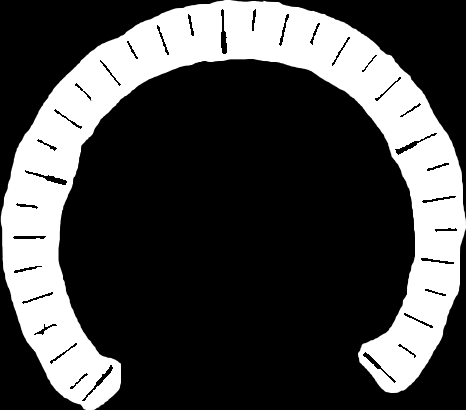
#> input picture scales/1.2.png, 466 x 410 px; its folder holds only this picture in this run
$ python 'fitting center.py'
#> lines starting #> are read from the running program, lines starting #| are printed output that depends on the picture; after the words box and inside, x2 and y2 are one past the last pixel; in counts of white or black regions, pixels touching at a corner belong together
#> in centerFitting, image is the input picture: shape (410, 466); min 0, max 255, mean 70.8
'''
鲁棒性好
'''
import cv2
import os
import numpy as np
import matplotlib.pyplot as plt
import math
import scipy.stats as ss


#  求两点的距离
def p2p_distance(p1, p2):
    d = math.sqrt(math.pow(p1[0] - p2[0], 2) + math.pow(p1[1] - p2[1], 2))
    return d

#  求直线交点
def l2l_crossPoints(line1, line2):  # 计算交点函数
    #是否存在交点
    a,b=line1
    a.extend(b)
    line1=a
    a, b = line2
    a.extend(b)
    line2=a

    point_is_exist=False
    x=0
    y=0
    x1 = line1[0]  # 取四点坐标
    y1 = line1[1]
    x2 = line1[2]
    y2 = line1[3]

    x3 = line2[0]
    y3 = line2[1]
    x4 = line2[2]
    y4 = line2[3]

    if (x2 - x1) == 0:
        k1 = None
    else:
        k1 = (y2 - y1) * 1.0 / (x2 - x1)  # 计算k1,由于点均为整数，需要进行浮点数转化
        b1 = y1 * 1.0 - x1 * k1 * 1.0  # 整型转浮点型是关键

    if (x4 - x3) == 0:  # L2直线斜率不存在操作
        k2 = None
        b2 = 0
    else:
        k2 = (y4 - y3) * 1.0 / (x4 - x3)  # 斜率存在操作
        b2 = y3 * 1.0 - x3 * k2 * 1.0

    if k1 is None:
        if not k2 is None:
            x = x1
            y = k2 * x1 + b2
            point_is_exist=True
    elif k2 is None:
        x=x3
        y=k1*x3+b1
    elif not k2==k1:
        x = (b2 - b1) * 1.0 / (k1 - k2)
        y = k1 * x * 1.0 + b1 * 1.0
        point_is_exist=True

    return point_is_exist,[x, y]#---用于输出查看详情

#  点到直线的距离
def p2l_distance(p, l):
    pointX = p[0]
    pointY = p[1]
    lineX1 = l[0]
    lineY1 = l[1]
    lineX2 = l[2]
    lineY2 = l[3]

    a = lineY2 - lineY1
    b = lineX1 - lineX2
    c = lineX2 * lineY1 - lineX1 * lineY2
    dis = (math.fabs(a * pointX + b * pointY + c)) / (math.pow(a * a + b * b, 0.5))
    return dis

# 求众数
def seeking_modeNumber(nums):#-----输入list
    #统计每个数出现的次数
    counts = np.bincount(nums)#输出索引的个数,从零开始
    # 返回出现次数最多的数
    mode=0
    if len(counts):
        m = np.argmax(counts)#索引值对应目标值，索引的个数对应目标的频数
        mode=m  #None会直接返回，为避免None的返回，要通过赋值解决。None便是空，不被赋值
    return mode

def fitting_1center(image):
    # #1.寻找轮廓
    contours, hierarchy = cv2.findContours(image, cv2.RETR_LIST, cv2.CHAIN_APPROX_NONE)
#> contours = 36 contours; largest, box (x1, y1, x2, y2) and area: (0, 0, 466, 410) 55620, (220, 8, 228, 55) 212, (24, 169, 68, 186) 202, (394, 132, 438, 156) 190, (81, 364, 114, 402) 178
    if image is None:
        print('拟合输入为空')
    image = cv2.cvtColor(image, cv2.COLOR_GRAY2BGR)
    img_h, img_w, img_c = image.shape
#> img_h = 410; img_w = 466; img_c = 3
    image_center = (img_w / 2, img_h / 2)
#> image_center = (233, 205)

    # [7 lines of commented-out code are left out]
    lines = []   #********************************************求刻度线
    for contour in contours:
        # 计算旋转矩形
        rect = cv2.minAreaRect(contour)  # 返回：中心(x,y)，(宽度，高度)，旋转角度

        if rect[1][0] != 0 or rect[1][1] != 0:
            rect_w = max(rect[1])
            rect_h = min(rect[1])

        rect_center = rect[0]  # -范围在[-90,0],大小为逆时针旋转到X轴的角度大小
        rect_angle = rect[2]
        box = cv2.boxPoints(rect)  # 返回：四个点
        box = np.int0(box)  # 化为整数

        # [7 lines of commented-out code are left out]
        if rect_h < 0.5 * img_h and rect_w < 0.5 * img_w:
            #           绘制旋转矩形
            cv2.drawContours(image, [box], 0, (0, 255, 0), 1)
            p1 = box[0]
            p2 = box[1]
            p3 = box[2]
            p4 = box[3]

            p1 = [int((p1[0] + p2[0]) / 2), int((p1[1] + p2[1]) / 2)]
            p2 = [int((p2[0] + p3[0]) / 2), int((p2[1] + p3[1]) / 2)]
            p3 = [int((p3[0] + p4[0]) / 2), int((p3[1] + p4[1]) / 2)]
            p4 = [int((p4[0] + p1[0]) / 2), int((p4[1] + p1[1]) / 2)]

            # [4 lines of commented-out code are left out]

            d1 = p2p_distance(p1, p3)
            d2 = p2p_distance(p2, p4)
            #           绘制刻度线
            if d1 > d2:
                cv2.line(image, tuple(p1), tuple(p3), (0, 0, 255), 3)
                line = []
                line.append(p1)
                line.append(p3)
                lines.append(line)

            else:
                cv2.line(image, tuple(p2), tuple(p4), (0, 0, 255), 3)
                line = []
                line.append(p2)
                line.append(p4)
                lines.append(line)
#> this loop made 36 passes
#> (rect, rect_w, rect_h, rect_angle, box, p1, p2, p3) on passes 1 to 4: (((78.25, 380.7), (23.45, 3.61), -42.88), 23.45, 3.61, -42.88, [[70, 390], [68, 387], [85, 371], [88, 374]], [69, 388], [76, 379], [86, 372]), (((97.09, 383), (46.92, 6.15), -48.37), 46.92, 6.15, -48.37, [[83, 402], [79, 398], [110, 363], [114, 367]], [81, 400], [94, 380], [112, 365]), (((378.8, 367.8), (5.66, 43.13), -45), 43.13, 5.66, -45, [[392, 385], [361, 354], [365, 350], [396, 381]], [376, 369], [363, 352], [380, 365]), (((406.8, 350.1), (4.25, 21.83), -53.75), 21.83, 4.25, -53.75, [[414, 358], [396, 345], [399, 341], [416, 354]], [405, 351], [397, 343], [407, 347])
#> (rect, rect_w, rect_h, rect_angle, box, p1, p2, p3) on pass 21: (((410, 110), (24.96, 3.88), -33.69), 24.96, 3.88, -33.69, [[400, 118], [398, 115], [419, 101], [421, 104]], [399, 116], [408, 108], [420, 102])
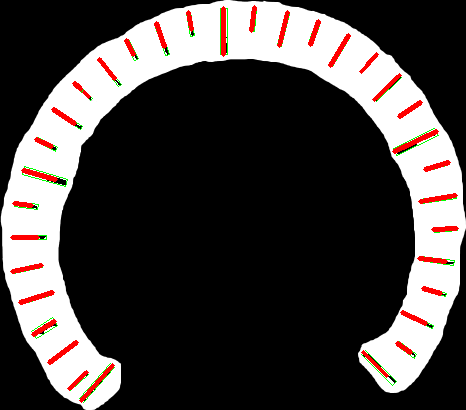
#> image: shape (410, 466, 3); 2.98% of pixels changed, all inside (x1, y1, x2, y2) = (10, 5, 459, 403)
#> after the loop, lines = 35 items
    # print(lines)


    # 求两条直线的交点：
    points = []
    for i in range(len(lines)):
        line1 = lines[0]
        for j in range(i, len(lines)):
            line2 = lines[j]
            point = l2l_crossPoints(line1, line2)
            points.append(point)
#> this loop made 35 passes

    # 绘制散点图：
    # print(points)
    points_cross=[]
    for i in range(len(points)):
        point=points[i]
        # print(point[0])
        # print(point[1])
        if point[0]==True:
            points_cross.append(point[1])

    #Points 转int：
    array=np.array(points_cross)
    array=np.around(array)
    array=array.astype(int)
    array=array.tolist()
    cross_points=array
    # print(len(cross_points))

    #绘制拟合点:
    for i in range(len(cross_points)):
        cv2.circle(image,tuple(cross_points[i]),1,(255,0,0),1)
#> image: shape (410, 466, 3); 0.04% of pixels changed, all inside (x1, y1, x2, y2) = (110, 164, 308, 351)
    #求取交点众数：
    x=[]
    y=[]
    for p in cross_points:
        x.append(p[0])
        y.append(p[1])
#> this loop made 594 passes
#> p on passes 1 to 3: [205, 260], [239, 228], [236, 231]
    # print(x)
    # print(y)
    for i in x[:]:
        if i<0:
            x.remove(i)
#> this loop made 594 passes
#> i on passes 1 to 3: 205, 239, 236
    for j in y[:]:
        if j<0:
            y.remove(j)
#> this loop made 594 passes
#> j on passes 1 to 3: 260, 228, 231

    x=seeking_modeNumber(x)
    y=seeking_modeNumber(y)
    # [4 lines of commented-out code are left out]
    cv2.circle(image,(x,y),3,(0,0,255),3)
#> image: shape (410, 466, 3); mean B, G, R 66, 67.1, 72.5
    center=[x,y]

    # print(points_cross)
    # cv2.imshow("inmg", image)
    # cv2.waitKey(500)
    return image  #-------出图的时候用(可视化)
    # cv2.imshow('image',image)
    # cv2.waitKey()
    # return center  #----输出结果

## 循环输出点进行center拟合--批量的拟合*************输入二值灰度图,输出图（不是圆心哦）
def centerFitting():
    image_dir='./scales'
    save_dir='./out_scales'
    image_name=os.listdir(image_dir)
    images=list()
    for pic_name in image_name:
        #读图：
        image_path=image_dir+'/'+pic_name
        image=cv2.imread(image_path,cv2.IMREAD_GRAYSCALE)
        # image=cv2.bitwise_not(image)
        cv2.imshow('img',image)
        cv2.waitKey(1000)
        # #拟合圆心：
        image=fitting_1center(image)

        # images.append(image)
        #保存结果：
        out_path = save_dir + '/' + pic_name
        cv2.imwrite(out_path, image)  #注意==fitting_1center的return要返回image
        cv2.imshow('img', image)
        cv2.waitKey(300)

if __name__ == '__main__':
    centerFitting()
